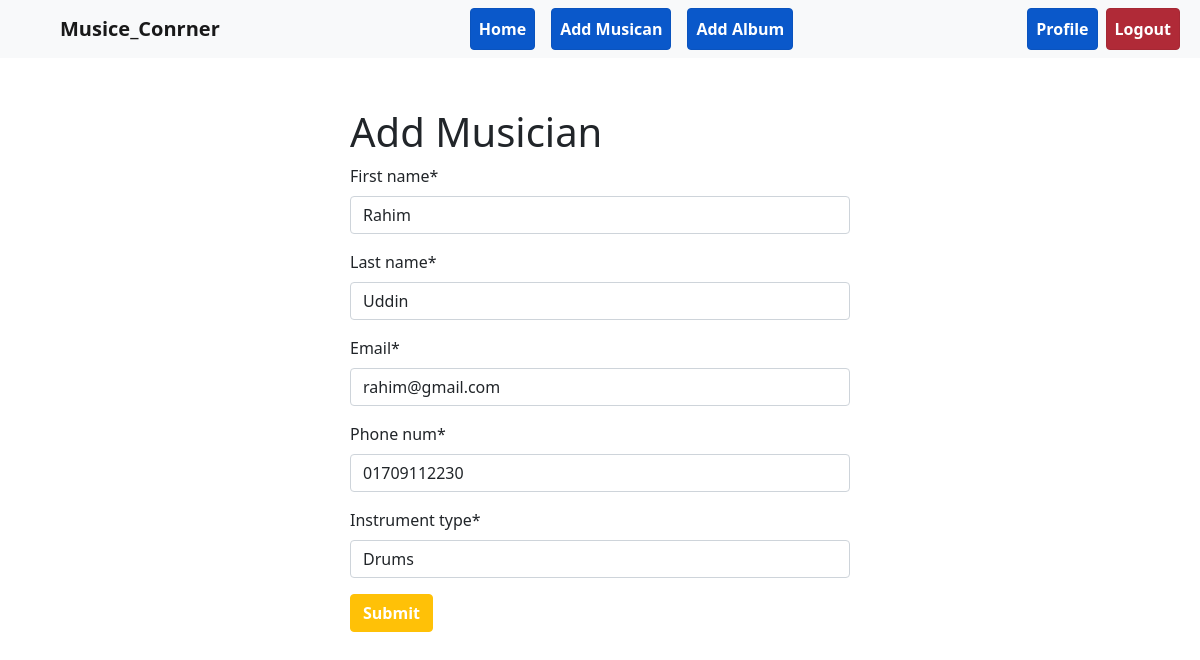
Screenshot of /musician/edit/1/ (signed in) with the database file from the repository.
### musician/models.py (models this page shows, shortened)
class MusicialModel(models.Model):
    first_name = models.CharField(max_length=100)
    last_name = models.CharField(max_length=100)
    email = models.EmailField()
    phone_num = models.CharField(max_length=12)
    instrument_type = models.CharField(max_length=100)

### musician/views.py (the view)
# urls.py: path('edit/<int:id>/', views.EditMusicianCreateView.as_view(),name='edit_musician'),
@method_decorator(login_required, name='dispatch')
class EditMusicianCreateView(SuccessMessageMixin, UpdateView):
    model =models.MusicialModel
    form_class = forms.MusicianForm
    template_name = 'add_musician.html'
    pk_url_kwarg = 'id'
    success_message = 'Post Edited Successfully'
    success_url = '/'

### musician/forms.py
class MusicianForm(forms.ModelForm):
    class Meta:
        model = MusicialModel
        fields = '__all__'

### musician/templates/add_musician.html (shortened to what this page needs)
{% extends 'base.html' %}
{% load crispy_forms_tags %}
{% block content%}
    <form method='post' style="width:50%; margin:auto; padding:50px;">
        <h1>Add Musician</h1>
        {{form | crispy}}
        <button class='btn btn-warning fw-bold text-white' type="submit"> Submit</button>
    </form>
{%endblock%}

### rows the page displays
MusicialModel: first_name "Rahim", last_name "Uddin", email "rahim@gmail.com", phone_num "01709112230", instrument_type "Drums"
